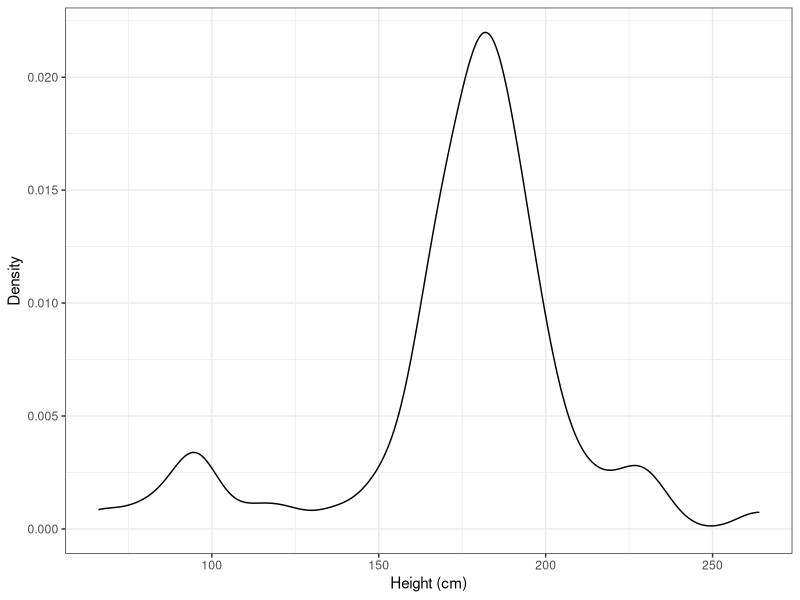

Source code (R):
## ---- chunk 1
library(tidyverse)
library(knitr)
## ---- chunk 2
starwars %>%
  ggplot(aes(x = height)) +
  geom_density() +
  labs(x = "Height (cm)", y = "Density") +
  theme_bw()
## ---- chunk 3
# code here
## ---- chunk 4
## add code

